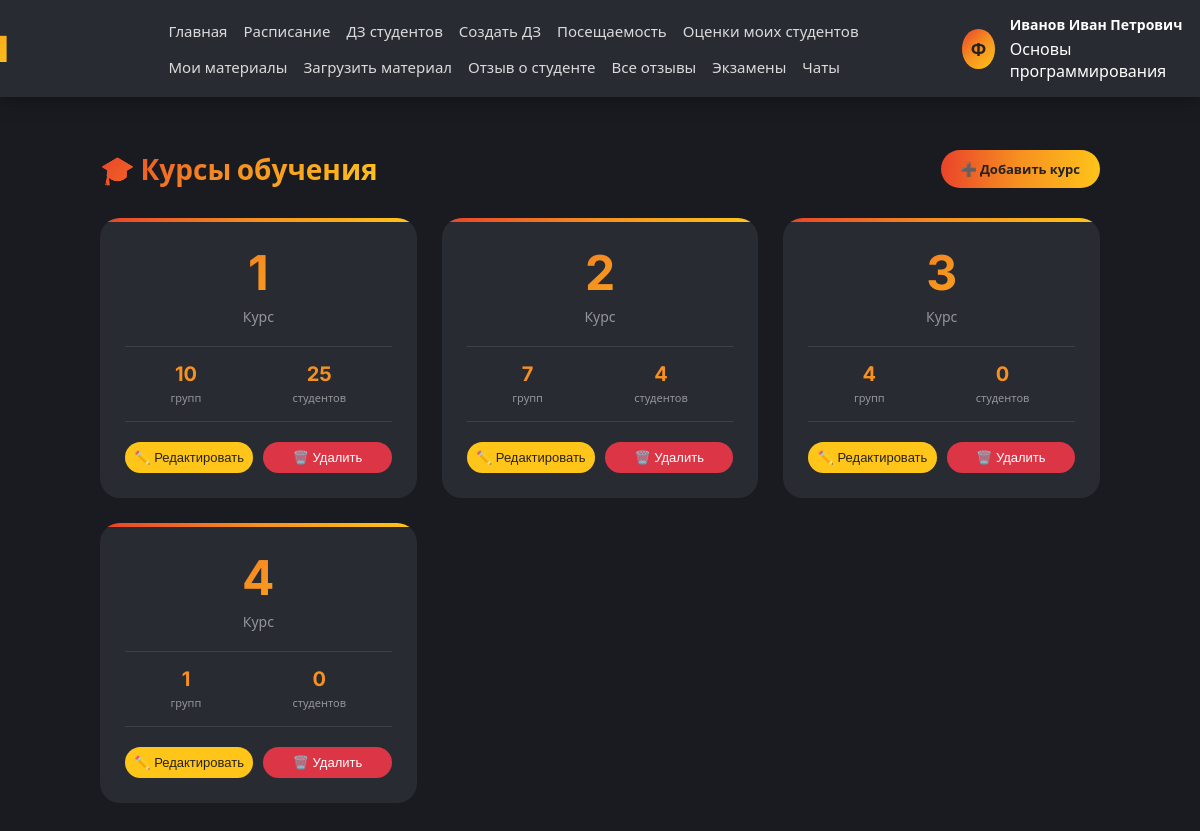
The app's page /courses/ (signed in) with its own data.
### app/models.py (models this page shows, shortened)
class Autoriz(models.Model):
    user = models.CharField(unique=True, max_length=30, blank=False, null=True, error_messages={'max_length': 'Длина имени не может содержать более 30 символов', 'blank': 'Напишите имя.', 'null': 'Напишите имя.'}, verbose_name='Имя аккаунта')
    password = models.CharField(max_length=120, blank=False, null=False, error_messages={'max_length': 'Длина пароля не может содержать более 40 символов', 'blank': 'Напишите пароль.', 'null': 'Напишите пароль.'}, verbose_name='Пароль от аккаунта')
    email = models.EmailField(unique=True, max_length=100, blank=False, null=False, error_messages={'max_length': 'Длина почты не может содержать более 100 символов', 'blank': 'Напишите почту.', 'null': 'Напишите почту.'}, verbose_name='Почта от аккаунта')
    birth_date = models.DateField(null=True, blank=True, verbose_name='Дата рождения')
    gender = models.CharField(max_length=1, choices=[('M', 'Мужской'), ('F', 'Женский')], blank=True, verbose_name='Пол')
    phone = models.CharField(max_length=20, blank=True, verbose_name='Номер телефона')
    hide_phone = models.BooleanField(default=False, verbose_name='Скрыть номер телефона')
    class Meta:
        db_table = 'List_of_users'
        verbose_name = 'Пользователь'
        verbose_name_plural = 'Пользователи'
    def get_full_name(self):
        try:
            student = Student.objects.get(autoriz=self)
            return f"{student.surname} {student.name} {student.patronymic}".strip()
        except Student.DoesNotExist:
            try:
                professor = Professor.objects.get(autoriz=self)
                return f"{professor.surname} {professor.name} {professor.patronymic}".strip()
            except Professor.DoesNotExist:
                try:
                    staff = AcademicStaff.objects.get(autoriz=self)
                    return f"{staff.surname} {staff.name} {staff.patronymic}".strip()
                except AcademicStaff.DoesNotExist:
                    return self.user

class Professor(models.Model):
    name = models.CharField(max_length=30, blank=False, null=False, verbose_name='Имя профессора')
    surname = models.CharField(max_length=30, blank=False, null=False, verbose_name='Фамилия профессора')
    patronymic = models.CharField(max_length=40, blank=False, null=False, verbose_name='Отчество профессора')
    leads_the_subject = models.ForeignKey(Subjects, on_delete=models.CASCADE, verbose_name='Ведет предмет')
    autoriz = models.ForeignKey(Autoriz, on_delete=models.CASCADE, verbose_name='Пользователь')
    class Meta:
        db_table = 'List_of_professors'
        verbose_name = 'Учитель'
        verbose_name_plural = 'Учителя'

class Subjects(models.Model):
    name_subject = models.CharField(unique=True, max_length=100, blank=False, null=False, verbose_name='Имя предмета')
    class Meta:
        db_table = 'List_of_subjects'
        verbose_name = 'Предмет'
        verbose_name_plural = 'Предметы'

class Course(models.Model):
    number = models.IntegerField(verbose_name='Номер курса')
    class Meta:
        db_table = 'List_of_courses'
        verbose_name = 'Курс'
        verbose_name_plural = 'Курсы'

### app/views.py (the view)
# urls.py: path('courses/', views.course_list_view, name='course_list_view'),
def course_list_view(request):
    if 'user_id' not in request.session:
        return redirect('autoriz_view')
    context = get_user_context(request)
    courses = Course.objects.all()
    for c in courses:
        c.student_count = Student.objects.filter(group__course=c).count()
    context['courses'] = courses
    return render(request, 'course_list.html', context)

### templates/course_list.html (shortened to what this page needs)
{% extends 'base.html' %}
{% load static %}
{% block extra_css %}
<link rel="stylesheet" href="{% static 'css/course_list.css' %}">
{% endblock %}
{% block content %}
<div class="course-container">
    <div class="page-header">
        <h1 class="page-title">🎓 Курсы обучения</h1>
        <a href="{% url 'course_create_view' %}" class="btn-create">➕ Добавить курс</a>
    </div>
    <div class="courses-grid">
        {% for course in courses %}
        <div class="course-card">
            <div class="course-number">{{ course.number }}</div>
            <div class="course-title">Курс</div>
            <div class="course-stats">
                <div class="stat-item"><span class="stat-value">{{ course.group_set.count }}</span><span class="stat-label">групп</span></div>
                <div class="stat-item"><span class="stat-value">{{ course.student_count|default:0 }}</span><span class="stat-label">студентов</span></div>
            </div>
            <div class="course-actions">
                <button class="btn-edit" data-id="{{ course.id }}">✏️ Редактировать</button>
                <button class="btn-delete" data-id="{{ course.id }}">🗑️ Удалить</button>
            </div>
        </div>
        {% empty %}
        <div class="empty-courses">📭 Нет курсов</div>
        {% endfor %}
    </div>
</div>
{% endblock %}

### templates/base.html (shortened to what this page needs)
{% load static %}
<!DOCTYPE html>
<html lang="ru">
<head>
    <link rel="stylesheet" href="https://cdnjs.cloudflare.com/ajax/libs/font-awesome/6.4.0/css/all.min.css">
    <link rel="stylesheet" href="{% static 'css/main.css' %}">
    {% block extra_css %}{% endblock %}
</head>
<body>
    <header class="header">
        <div class="header-content">
            <div class="logo">Journal</div>
            <nav class="nav-menu">
                <a href="{% url 'main_view' %}">Главная</a>
                {% if user_role == 'student' %}
                    <a href="{% url 'schedule_view' %}">Расписание</a>
                    <a href="{% url 'homework_list_view' %}">ДЗ</a>
                    <a href="{% url 'estimation_view' %}">Оценки</a>
                    <a href="{% url 'attendance_list_view' %}">Посещаемость</a>
                    <a href="{% url 'shop_view' %}">Магазин</a>
                    <a href="{% url 'leaderboard_view' %}">Рейтинг</a>
                    <a href="{% url 'polls_view' %}">Опросы</a>
                    <a href="{% url 'announcements_view' %}">Объявления</a>
                    <a href="{% url 'events_view' %}">События</a>
                    <a href="{% url 'educational_materials_view' %}">Материалы</a>
                    <a href="{% url 'user_reward_list_view' %}">Награды</a>
                    <a href="{% url 'exam_list_view' %}">Экзамены</a>
                    <a href="{% url 'appeal_view' %}">Обращение</a>
                    <a href="{% url 'review_view' %}">Отзыв об академии</a>
                    <a href="{% url 'student_reviews_view' %}">Отзывы обо мне</a>
                    <a href="{% url 'complaint_view' %}">Жалоба</a>
                    <a href="{% url 'chat_list_view' %}">Чаты</a>
                {% elif user_role == 'professor' %}
                    <a href="{% url 'schedule_view' %}">Расписание</a>
                    <a href="{% url 'homework_list_view' %}">ДЗ студентов</a>
                    <a href="{% url 'homework_add_view' %}">Создать ДЗ</a>
                    <a href="{% url 'attendance_mark_view' %}">Посещаемость</a>
                    <a href="{% url 'estimation_view' %}">Оценки моих студентов</a>
                    <a href="{% url 'educational_materials_view' %}">Мои материалы</a>
                    <a href="{% url 'educational_material_create_view' %}">Загрузить материал</a>
                    <a href="{% url 'student_review_create_view' %}">Отзыв о студенте</a>
                    <a href="{% url 'student_review_list_view' %}">Все отзывы</a>
                    <a href="{% url 'exam_list_view' %}">Экзамены</a>
                    <a href="{% url 'chat_list_view' %}">Чаты</a>
                {% endif %}
            </nav>
            <div class="user-info">
                {% if user_avatar %}
                    <img src="{{ user_avatar }}" alt="avatar" class="user-avatar">
                {% else %}
                    <div class="user-avatar-placeholder">Ф</div>
                {% endif %}
                <div class="user-details">
                    <span class="user-name">{{ user.get_full_name|default:user.user }}</span>
                    {% if user_role == 'student' and student_info %}
                        <div class="user-meta-group">
                            <span class="user-meta-direction">{{ student_info.direction }}</span>
                            <span class="user-meta-course">{{ student_info.course }} курс, {{ student_info.group }}</span>
                        </div>
                    {% elif user_role == 'professor' and professor_info %}
                        <span class="user-meta">{{ professor_info.subject }}</span>
                    {% elif user_role == 'academic_staff' and staff_info %}
                        <span class="user-meta">{{ staff_info.position }}</span>
                    {% endif %}
                </div>
            </div>
        </div>
    </header>
    <div class="container">
        {% block content %}{% endblock %}
    </div>
</body>
</html>

### static/css/main.css (style rules this page uses)
* { margin: 0; padding: 0; box-sizing: border-box; }
body { font-family: 'Inter', 'Muller', 'Segoe UI', sans-serif; background: #191B20; color: #FFFFFF; }
.header { background: #282B32; box-shadow: 0 4px 20px rgba(0,0,0,0.3); position: fixed; top: 0; left: 0; right: 0; z-index: 1000; }
.header-content { max-width: 1400px; margin: 0 auto; display: flex; justify-content: space-between; align-items: center; padding: 15px 30px; }
.logo { font-size: 36px; font-weight: 900; background: linear-gradient(135deg, #EA422A 0%, #F69020 48.58%, #FFC619 101.38%); -webkit-background-clip: text; -webkit-text-fill-color: transparent; background-clip: text; position: relative; left: -160px; }
.nav-menu { display: flex; gap: 16px; justify-content: start; flex-wrap: wrap; }
.nav-menu a { text-decoration: none; color: #dadada; font-size: 15px; font-weight: 500; transition: color 0.3s; }
.user-info { display: flex; align-items: center; gap: 15px; margin-right: -240px; }
.user-avatar-placeholder { width: 40px; height: 40px; border-radius: 50%; background: linear-gradient(135deg, #EA422A 0%, #F69020 48.58%, #FFC619 101.38%); display: flex; align-items: center; justify-content: center; font-size: 18px; font-weight: 700; color: #252121; }
.user-details { display: flex; flex-direction: column; align-items: flex-start; gap: 4px; }
.user-name { font-size: 14px; font-weight: 600; color: #FFFFFF; white-space: nowrap; }
.container { max-width: 1400px; margin: 150px auto 30px; padding: 0 30px; }
.stat-label { font-size: 14px; color: rgba(255,255,255,0.7); margin-top: 8px; }

### static/css/course_list.css (style rules this page uses)
.course-container { max-width: 1000px; margin: 0 auto; }
.page-header { display: flex; justify-content: space-between; align-items: center; margin-bottom: 30px; flex-wrap: wrap; gap: 15px; }
.page-title { font-size: 28px; font-weight: 900; background: linear-gradient(135deg, #EA422A 0%, #F69020 48.58%, #FFC619 101.38%); -webkit-background-clip: text; -webkit-text-fill-color: transparent; background-clip: text; }
.btn-create { padding: 10px 20px; background: linear-gradient(93.25deg, #EA422A 0%, #F69020 48.58%, #FFC619 101.38%); border: none; border-radius: 40px; color: #252121; font-size: 13px; font-weight: 700; text-decoration: none; transition: all 0.3s; }
.courses-grid { display: grid; grid-template-columns: repeat(auto-fill, minmax(250px, 1fr)); gap: 25px; }
.course-card { background: #282B32; border-radius: 20px; padding: 25px; text-align: center; transition: transform 0.3s; position: relative; overflow: hidden; }
.course-card::before { content: ''; position: absolute; top: 0; left: 0; right: 0; height: 4px; background: linear-gradient(90deg, #EA422A, #F69020, #FFC619); }
.course-number { font-size: 48px; font-weight: 700; background: linear-gradient(135deg, #EA422A 0%, #F69020 48.58%, #FFC619 101.38%); -webkit-background-clip: text; -webkit-text-fill-color: transparent; background-clip: text; margin-bottom: 5px; }
.course-title { font-size: 14px; color: rgba(255,255,255,0.5); margin-bottom: 20px; }
.course-stats { display: flex; justify-content: space-around; margin-bottom: 20px; padding: 15px 0; border-top: 1px solid rgba(255,255,255,0.1); border-bottom: 1px solid rgba(255,255,255,0.1); }
.stat-value { display: block; font-size: 20px; font-weight: 700; color: #F69020; }
.stat-label { font-size: 11px; color: rgba(255,255,255,0.5); }
.course-actions { display: flex; gap: 10px; }
.btn-edit, .btn-delete { flex: 1; padding: 8px; border: none; border-radius: 40px; cursor: pointer; font-size: 13px; transition: all 0.3s; }
.btn-edit { background: #FFC619; color: #252121; }
.btn-delete { background: #dc3545; color: white; }

### records on screen
Autoriz: get_full_name "Иванов Иван Петрович"
Subjects: subject "Основы программирования"
Course: number "1", group_set.count "10", student_count "25"
Course: number "2", group_set.count "7", student_count "4"
Course: number "3", group_set.count "4", student_count "0"
Course: number "4", group_set.count "1", student_count "0"
